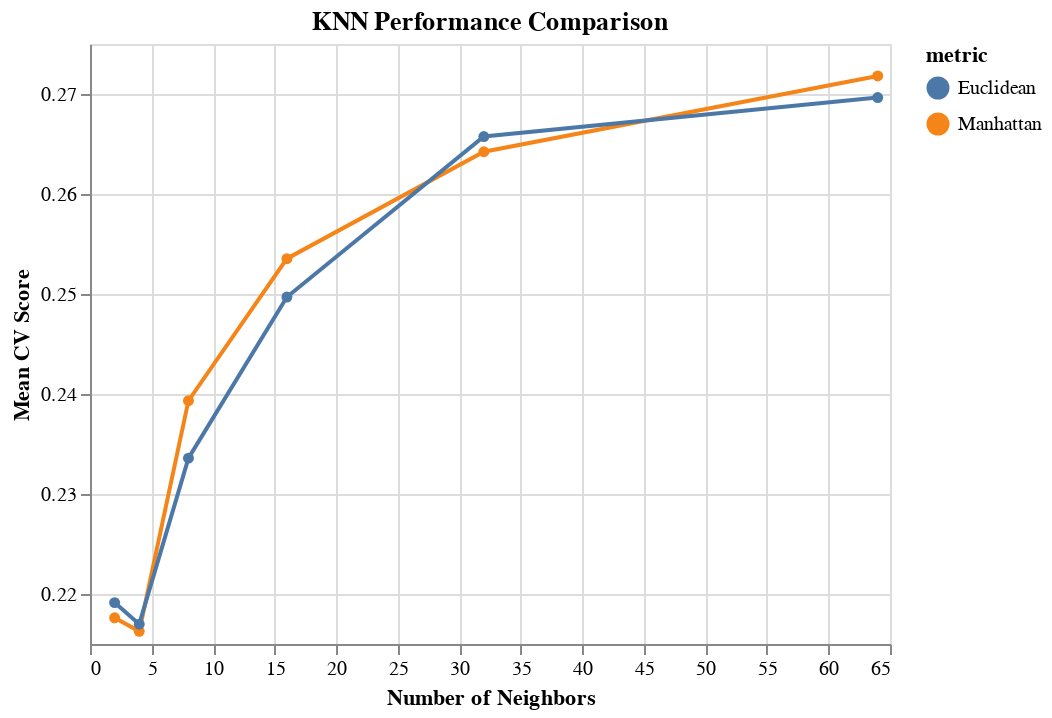

Write notebook code for a chart like this one.
### Code cell
alt.Chart(results_KNN, title="KNN Performance Comparison").mark_line(point=True).encode(
    alt.X("n_neighbors", title="Number of Neighbors"),
    alt.Y("test_score", title="Mean CV Score", scale=alt.Scale(zero=False)),
    color="metric",
)

### Figure 1 — Vega-Lite specification as saved in the notebook (floating-point values rounded to 4 significant figures)
{"config": {"view": {"continuousWidth": 400, "continuousHeight": 300}}, "data": {"name": "data-7639db991329277eafd4fdb0ecffe844"}, "mark": {"type": "line", "point": true}, "encoding": {"color": {"field": "metric", "type": "nominal"}, "x": {"field": "n_neighbors", "title": "Number of Neighbors", "type": "quantitative"}, "y": {"field": "test_score", "scale": {"zero": false}, "title": "Mean CV Score", "type": "quantitative"}}, "title": "KNN Performance Comparison", "$schema": "https://vega.github.io/schema/vega-lite/v5.2.0.json", "datasets": {"data-7639db991329277eafd4fdb0ecffe844": [{"n_neighbors": 2, "p": 1, "test_score": 0.2176, "metric": "Manhattan"}, {"n_neighbors": 2, "p": 2, "test_score": 0.2191, "metric": "Euclidean"}, {"n_neighbors": 4, "p": 1, "test_score": 0.2163, "metric": "Manhattan"}, {"n_neighbors": 4, "p": 2, "test_score": 0.217, "metric": "Euclidean"}, {"n_neighbors": 8, "p": 1, "test_score": 0.2393, "metric": "Manhattan"}, {"n_neighbors": 8, "p": 2, "test_score": 0.2336, "metric": "Euclidean"}, {"n_neighbors": 16, "p": 1, "test_score": 0.2535, "metric": "Manhattan"}, {"n_neighbors": 16, "p": 2, "test_score": 0.2497, "metric": "Euclidean"}, {"n_neighbors": 32, "p": 1, "test_score": 0.2642, "metric": "Manhattan"}, {"n_neighbors": 32, "p": 2, "test_score": 0.2657, "metric": "Euclidean"}, {"n_neighbors": 64, "p": 1, "test_score": 0.2718, "metric": "Manhattan"}, {"n_neighbors": 64, "p": 2, "test_score": 0.2696, "metric": "Euclidean"}]}}
